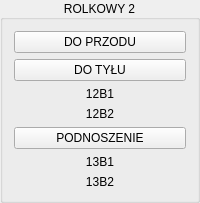
      <widget class="QGroupBox" name="groupBox">
       <property name="autoFillBackground">
        <bool>false</bool>
       </property>
       <property name="title">
        <string>ROLKOWY 2</string>
       </property>
       <property name="alignment">
        <set>Qt::AlignCenter</set>
       </property>
       <property name="flat">
        <bool>false</bool>
       </property>
       <property name="checkable">
        <bool>false</bool>
       </property>
       <layout class="QVBoxLayout" name="verticalLayout_3">
        <item>
         <layout class="QVBoxLayout" name="verticalLayout">
          <item>
           <widget class="QPushButton" name="pushButton_7">
            <property name="sizePolicy">
             <sizepolicy hsizetype="Minimum" vsizetype="Minimum">
              <horstretch>0</horstretch>
              <verstretch>0</verstretch>
             </sizepolicy>
            </property>
            <property name="whatsThis">
             <string>DB100.DBX1.2 toggle</string>
            </property>
            <property name="text">
             <string>DO PRZODU</string>
            </property>
            <property name="icon">
             <iconset>
              <normaloff>img/led_green_off.svg</normaloff>
              <normalon>img/led_green_on.svg</normalon>img/led_green_off.svg</iconset>
            </property>
            <property name="checkable">
             <bool>true</bool>
            </property>
            <property name="checked">
             <bool>false</bool>
            </property>
            <property name="autoRepeat">
             <bool>false</bool>
            </property>
            <property name="flat">
             <bool>false</bool>
            </property>
           </widget>
          </item>
          <item>
           <widget class="QPushButton" name="pushButton_8">
            <property name="sizePolicy">
             <sizepolicy hsizetype="Minimum" vsizetype="Minimum">
              <horstretch>0</horstretch>
              <verstretch>0</verstretch>
             </sizepolicy>
            </property>
            <property name="whatsThis">
             <string>DB100.DBX1.3 toggle</string>
            </property>
            <property name="text">
             <string>DO TYŁU</string>
            </property>
            <property name="icon">
             <iconset>
              <normaloff>img/led_green_off.svg</normaloff>
              <normalon>img/led_green_on.svg</normalon>img/led_green_off.svg</iconset>
            </property>
            <property name="checkable">
             <bool>true</bool>
            </property>
            <property name="checked">
             <bool>false</bool>
            </property>
            <property name="autoRepeat">
             <bool>false</bool>
            </property>
            <property name="flat">
             <bool>false</bool>
            </property>
           </widget>
          </item>
          <item>
           <widget class="QPushButton" name="pushButton_18">
            <property name="enabled">
             <bool>true</bool>
            </property>
            <property name="whatsThis">
             <string>db100.dbx6.2</string>
            </property>
            <property name="styleSheet">
             <string notr="true">border: None</string>
            </property>
            <property name="text">
             <string>12B1</string>
            </property>
            <property name="icon">
             <iconset>
              <normaloff>img/led_green_off.svg</normaloff>
              <normalon>img/led_green_on.svg</normalon>img/led_green_off.svg</iconset>
            </property>
            <property name="iconSize">
             <size>
              <width>15</width>
              <height>15</height>
             </size>
            </property>
            <property name="checkable">
             <bool>true</bool>
            </property>
            <property name="default">
             <bool>false</bool>
            </property>
            <property name="flat">
             <bool>true</bool>
            </property>
           </widget>
          </item>
          <item>
           <widget class="QPushButton" name="pushButton_19">
            <property name="enabled">
             <bool>true</bool>
            </property>
            <property name="whatsThis">
             <string>db100.dbx6.3</string>
            </property>
            <property name="styleSheet">
             <string notr="true">border: None</string>
            </property>
            <property name="text">
             <string>12B2</string>
            </property>
            <property name="icon">
             <iconset>
              <normaloff>img/led_green_off.svg</normaloff>
              <normalon>img/led_green_on.svg</normalon>img/led_green_off.svg</iconset>
            </property>
            <property name="iconSize">
             <size>
              <width>15</width>
              <height>15</height>
             </size>
            </property>
            <property name="checkable">
             <bool>true</bool>
            </property>
            <property name="default">
             <bool>false</bool>
            </property>
            <property name="flat">
             <bool>true</bool>
            </property>
           </widget>
          </item>
          <item>
           <widget class="QPushButton" name="pushButton_15">
            <property name="sizePolicy">
             <sizepolicy hsizetype="Minimum" vsizetype="Minimum">
              <horstretch>0</horstretch>
              <verstretch>0</verstretch>
             </sizepolicy>
            </property>
            <property name="whatsThis">
             <string>DB100.DBX3.4 toggle</string>
            </property>
            <property name="text">
             <string>PODNOSZENIE</string>
            </property>
            <property name="icon">
             <iconset>
              <normaloff>img/led_green_off.svg</normaloff>
              <normalon>img/led_green_on.svg</normalon>img/led_green_off.svg</iconset>
            </property>
            <property name="checkable">
             <bool>true</bool>
            </property>
            <property name="checked">
             <bool>false</bool>
            </property>
            <property name="autoRepeat">
             <bool>false</bool>
            </property>
            <property name="flat">
             <bool>false</bool>
            </property>
           </widget>
          </item>
          <item>
           <widget class="QPushButton" name="pushButton_20">
            <property name="enabled">
             <bool>true</bool>
            </property>
            <property name="whatsThis">
             <string>db100.dbx6.4</string>
            </property>
            <property name="styleSheet">
             <string notr="true">border: None</string>
            </property>
            <property name="text">
             <string>13B1</string>
            </property>
            <property name="icon">
             <iconset>
              <normaloff>img/led_green_off.svg</normaloff>
              <normalon>img/led_green_on.svg</normalon>img/led_green_off.svg</iconset>
            </property>
            <property name="iconSize">
             <size>
              <width>15</width>
              <height>15</height>
             </size>
            </property>
            <property name="checkable">
             <bool>true</bool>
            </property>
            <property name="default">
             <bool>false</bool>
            </property>
            <property name="flat">
             <bool>true</bool>
            </property>
           </widget>
          </item>
          <item>
           <widget class="QPushButton" name="pushButton_21">
            <property name="enabled">
             <bool>true</bool>
            </property>
            <property name="whatsThis">
             <string>db100.dbx6.5</string>
            </property>
            <property name="styleSheet">
             <string notr="true">border: None</string>
            </property>
            <property name="text">
             <string>13B2</string>
            </property>
            <property name="icon">
             <iconset>
              <normaloff>img/led_green_off.svg</normaloff>
              <normalon>img/led_green_on.svg</normalon>img/led_green_off.svg</iconset>
            </property>
            <property name="iconSize">
             <size>
              <width>15</width>
              <height>15</height>
             </size>
            </property>
            <property name="checkable">
             <bool>true</bool>
            </property>
            <property name="default">
             <bool>false</bool>
            </property>
            <property name="flat">
             <bool>true</bool>
            </property>
           </widget>
          </item>
         </layout>
        </item>
       </layout>
      </widget>
